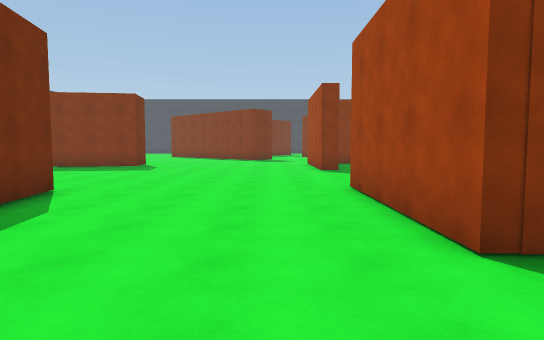
View 1 (above)

24 first-person views from a walk through a scene from a Unity 3-D project. The camera is 1.5 m above the floor, tilts 4° down and sees 75° across. The floor is counted in squares, 2 m on a side. Each view is taken from the middle of a square. On the plan, view 1 faces up. The plan holds only what a view shows up to about 11 squares ahead; the rest is blank. The place goes on beyond the plan.

View 2
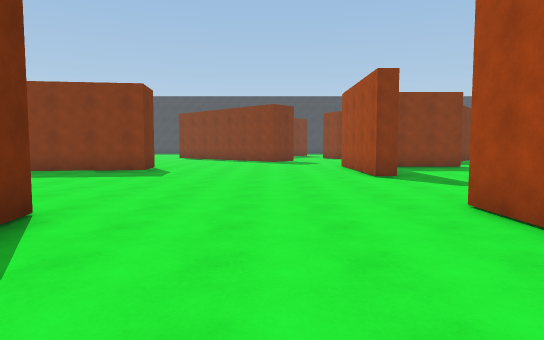

View 3
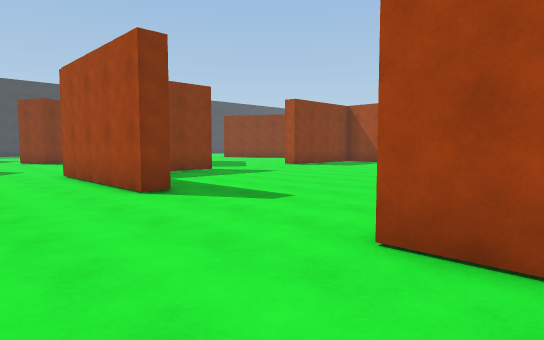

View 4
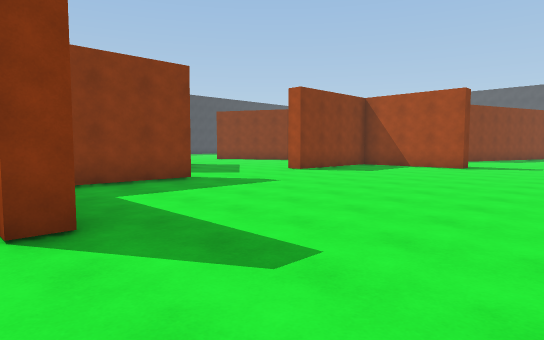

View 5
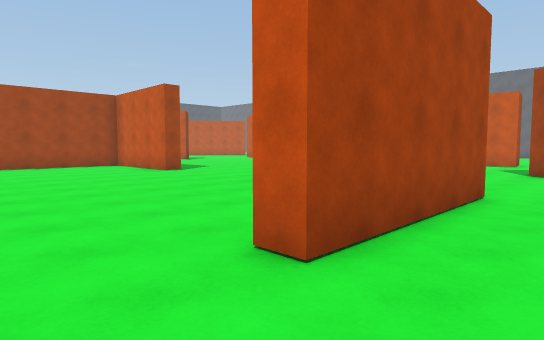

View 6
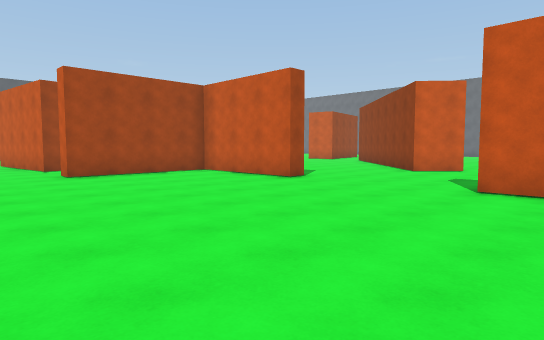

View 7
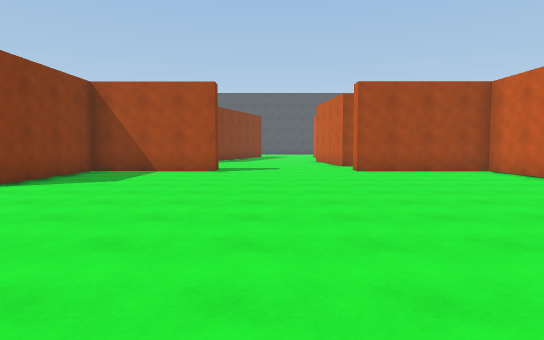

View 8
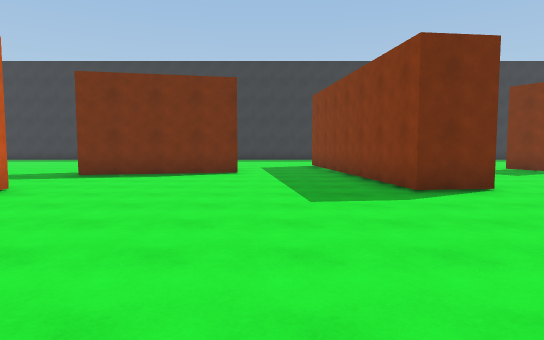

View 9
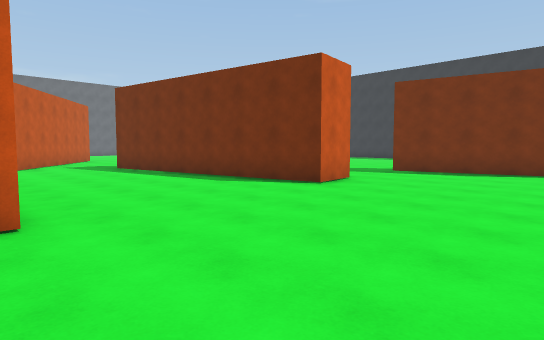

View 10
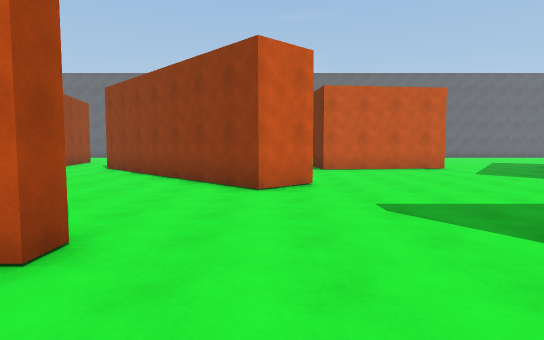

View 11
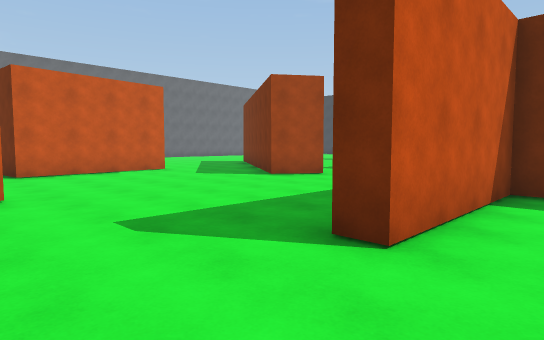

View 12
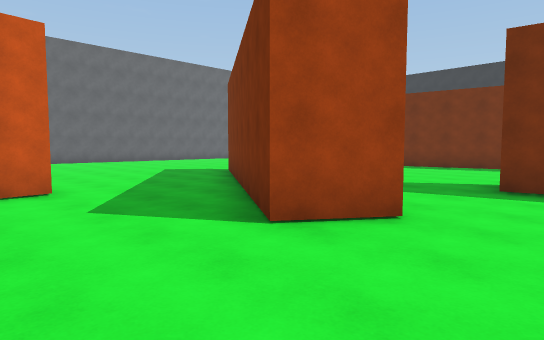

View 13
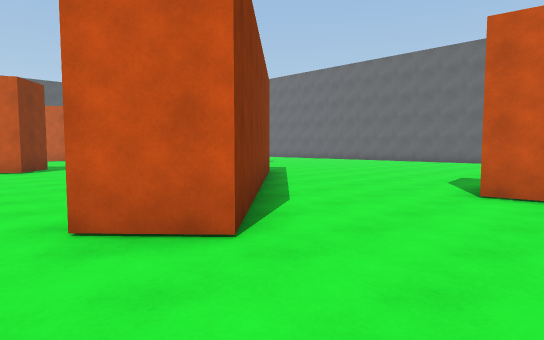

View 14
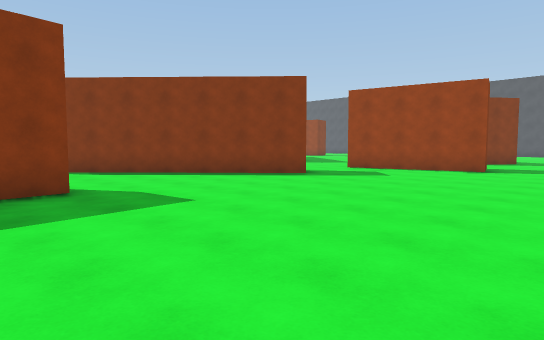

View 15
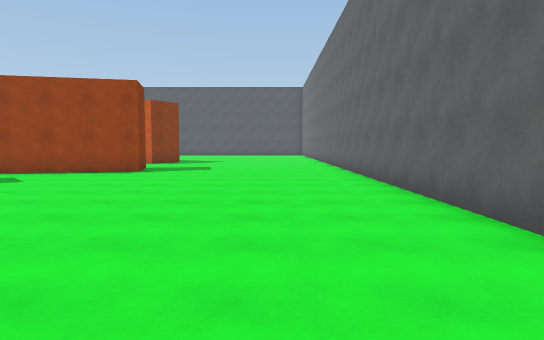

View 16
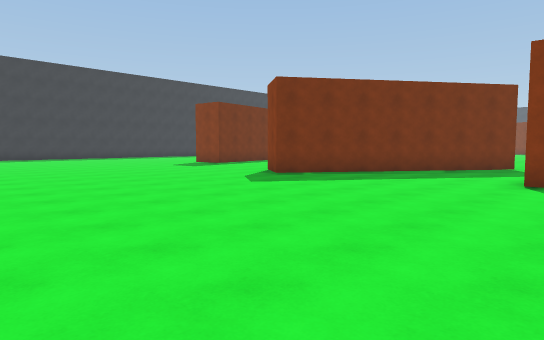

View 17
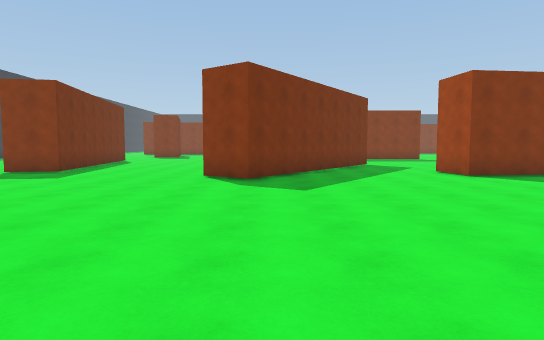

View 18
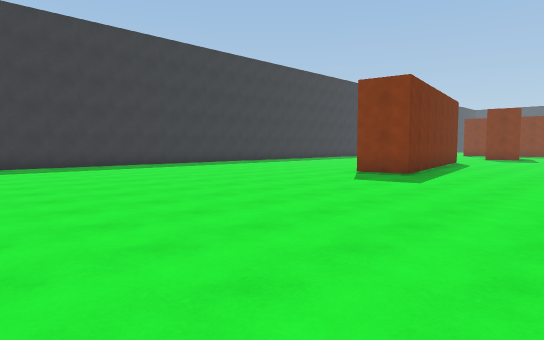

View 19
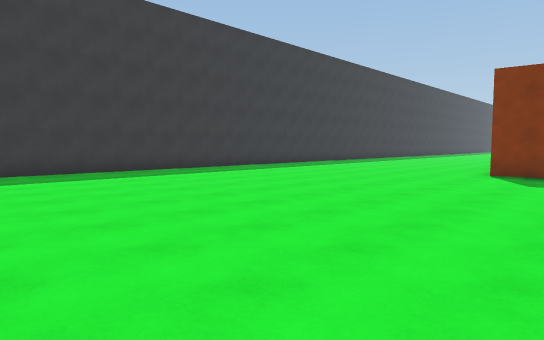

View 20
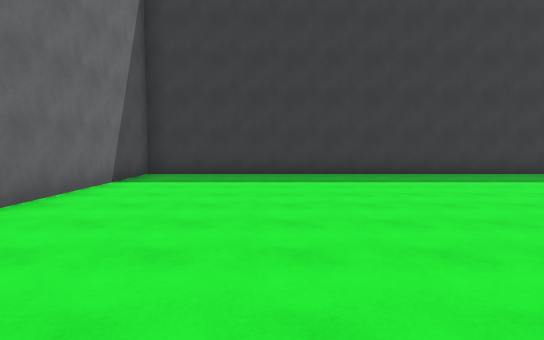

View 21
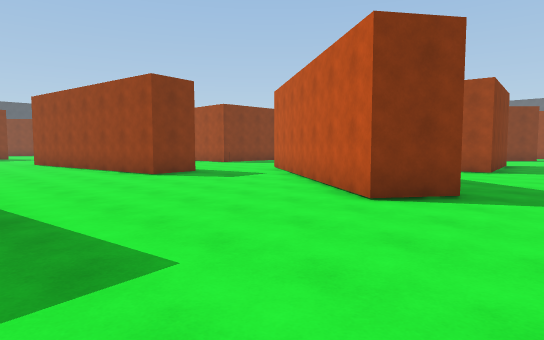

View 22
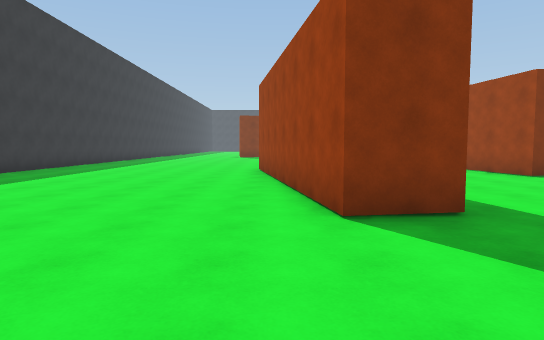

View 23
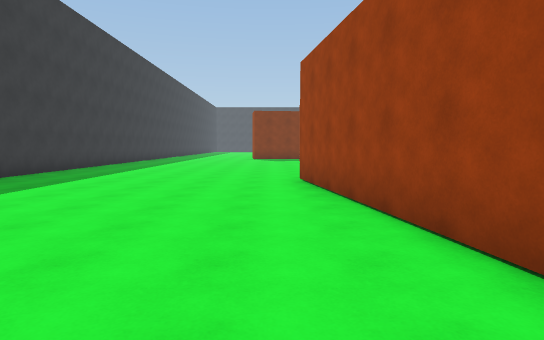

View 24
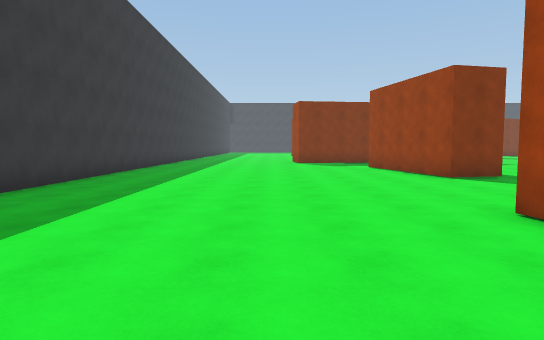

### Floor plan
Points are (right, up) in squares from view 1. A wall is a line through its corners. A room is listed if a view was taken in it or the views show most of it. See-through windows are left out.
Room 1 (views 1, 2, 3, 4, 5, 6, 7, 8, 9, 10, 11)
walls: (2, 10.3) (1.4, 10.3) (1.4, 14.5); (1.9, 3.2) (1.9, 2.8) (5.6, 2.8) (5.6, 2.2); (5.5, 14) (2.9, 14); (1.4, 2.3) (1.4, 6.3) (2, 6.3); (9.5, 2.8) (13, 2.8) (13, 6.6) (13.6, 6.6); (-5, 5.6) (-3.6, 5.8) (-2.5, -1.4); (13.6, 10.6) (13, 10.6) (13, 14) (9.2, 14); (-4.8, 13.8) (-4.6, 12.4) (-8.5, 11.9); (15.3, 6.5) (17.4, 6.8); (-8.4, 9.1) (-7.8, 6.5)
ways out: opening at (-9, 10.5) to room 2; opening at (-6, 5.7) to room 2; opening at (0, -0.8) to room 2; opening at (6.5, 0.5) to room 2; opening at (9, 1); opening at (14.5, 6)
Room 2 (views 12, 13, 14, 15, 16, 17, 18, 19, 20, 21, 22, 23, 24)
walls: (-2.5, -1.4) (-3.8, -1.6) (-4.4, 2); (-8.5, -2.6) (-7.9, -6.2) (-9.3, -6.4) (-10.4, 0.8); (0.4, -1.5) (1.6, -2.4) (-2.5, -8.3) (-3.6, -7.5) (0, -2.3); (1.9, 2.3) (1.4, 2.3); (6.6, -7) (2.8, -7.5) (2.6, -6.1) (6.4, -5.7) (6.6, -6.7); (-7.8, 6.5) (-7.6, 5.3) (-9, 5) (-9.6, 8.1); (-17.2, -5.9) (-17.2, -16.3) (-12.1, -16.3); (12.3, -7.2) (7.2, -1.8) (8.2, -0.9); (8.9, -16.3) (17, -16.3); (-8.5, 11.9) (-10, 11.7); (-17.2, 8) (-17.2, -0.6); (17.2, -10) (15.8, -10.3) (15.1, -6.9)
ways out: opening at (-9, 10.5) to room 1; opening at (-6, 5.7) to room 1; opening at (0, -0.8) to room 1; opening at (6.5, 0.5) to room 1; opening at (14.5, -6)

Where each view was taken, in squares from view 1:
view 1: 0 up, 0 right, facing up
view 2: 2 up, 1 left, facing up
view 3: 5 up, 1 left, facing up-right
view 4: 7 up, 1 right, facing up-right
view 5: 8 up, 0 right, facing down-right
view 6: 9 up, 4 right, facing down-right
view 7: 9 up, 3 right, facing right
view 8: 10 up, 1 right, facing left
view 9: 10 up, 2 right, facing down-left
view 10: 5 up, 8 right, facing down
view 11: 4 up, 8 right, facing down-left
view 12: 0 up, 4 right, facing down-left
view 13: 0 up, 5 right, facing down-right
view 14: 13 down, 5 right, facing up-right
view 15: 14 down, 6 right, facing right
view 16: 15 down, 4 right, facing up-left
view 17: 16 down, 2 left, facing up
view 18: 15 down, 4 left, facing up-left
view 19: 16 down, 7 left, facing up-left
view 20: 13 down, 8 left, facing left
view 21: 10 down, 8 left, facing up-right
view 22: 10 down, 10 left, facing up
view 23: 7 down, 11 left, facing up
view 24: 3 down, 13 left, facing up
